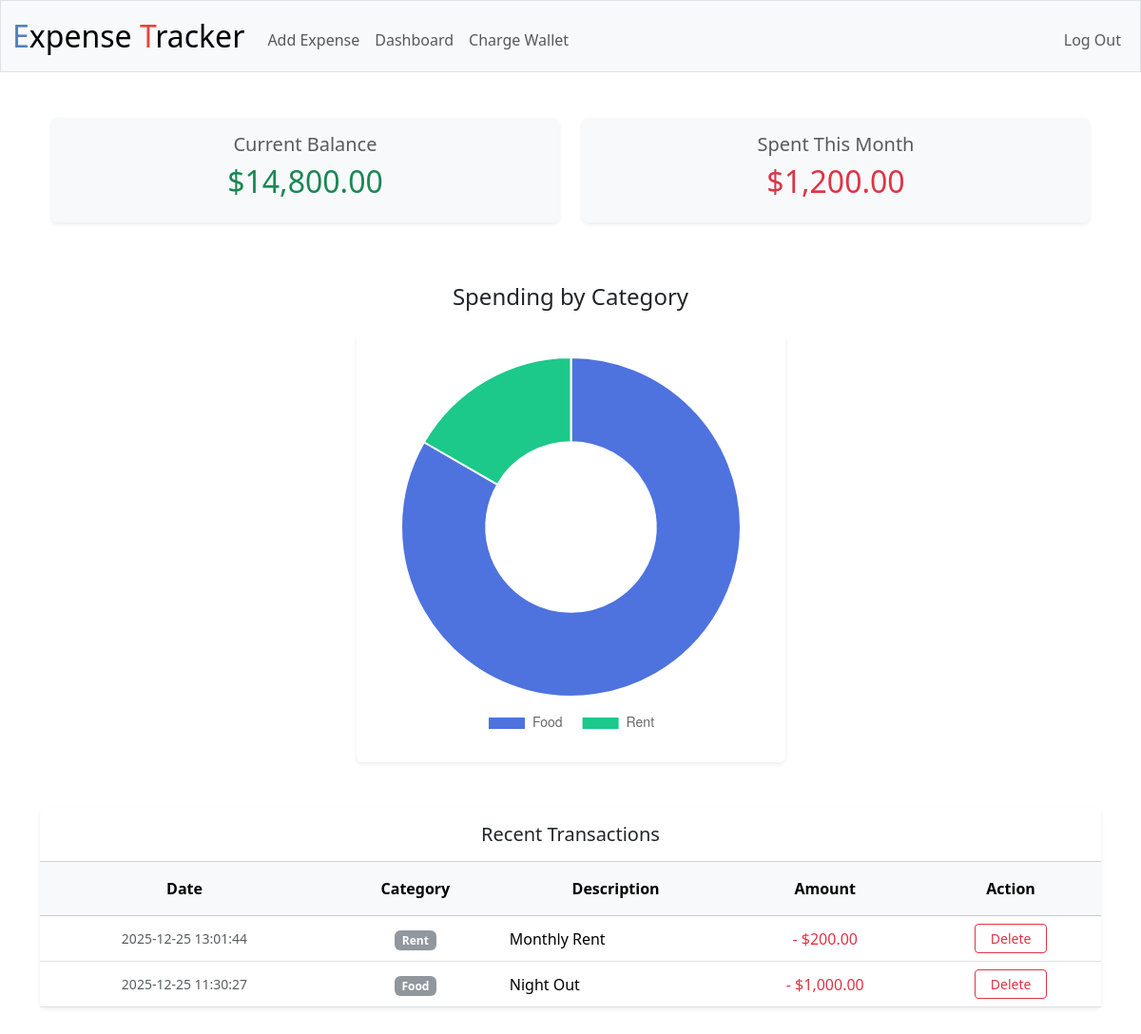
The page / (signed in) on the database its author committed.
### tables this page shows
CREATE TABLE expenses (
    id INTEGER PRIMARY KEY AUTOINCREMENT NOT NULL,
    user_id INTEGER NOT NULL,
    amount NUMERIC NOT NULL,
    category TEXT NOT NULL,
    description TEXT,
    date DATETIME DEFAULT CURRENT_TIMESTAMP,
    FOREIGN KEY(user_id) REFERENCES users(id)
);

### app.py (the view)
@app.route("/")
@login_required
def index():
    user_id = session["user_id"]
    user_rows = db.execute("SELECT cash FROM users WHERE id = ?", user_id)
    cash = user_rows[0]["cash"]
    expenses = db.execute("SELECT * FROM expenses WHERE user_id = ? ORDER BY date DESC", user_id)
    total_spent_query = db.execute(
        "SELECT SUM(amount) AS total FROM expenses WHERE user_id = ? AND date >= date('now', 'start of month')",
        user_id
    )
    total_spent = total_spent_query[0]["total"] if total_spent_query[0]["total"] else 0
    chart_rows = db.execute(
        "SELECT category, SUM(amount) AS total FROM expenses "
        "WHERE user_id = ? AND date >= date('now', 'start of month') "
        "GROUP BY category",
        user_id
    )
    chart_labels = [row["category"] for row in chart_rows]
    chart_values = [row["total"] for row in chart_rows]
    return render_template("index.html",
                           cash=usd(cash),
                           expenses=expenses,
                           total_spent=usd(total_spent),
                           labels=chart_labels,
                           values=chart_values)

### app.py (called while the page is built)
@app.after_request
def after_request(response):
    response.headers["Cache-Control"] = "no-cache, no-store, must-revalidate"
    response.headers["Expires"] = 0
    response.headers["Pragma"] = "no-cache"
    return response

### helpers.py (called while the page is built)
def login_required(f):
    @wraps(f)
    def decorated_function(*args, **kwargs):
        if session.get("user_id") is None:
            return redirect("/login")
        return f(*args, **kwargs)
    return decorated_function

def usd(value):
    return f"${value:,.2f}"

### templates/index.html (shortened to what this page needs)
{% extends "layout.html" %}
{% block main %}
    <div class="container text-center mb-5">
        <div class="row">
            <div class="col-md-6 mb-3">
                <div class="card shadow-sm border-0 bg-light">
                    <div class="card-body">
                        <h5 class="card-title text-muted font-weight-bold">Current Balance</h5>
                        <h2 class="text-success font-weight-bold">{{ cash }}</h2>
                    </div>
                </div>
            </div>
            <div class="col-md-6 mb-3">
                <div class="card shadow-sm border-0 bg-light">
                    <div class="card-body">
                        <h5 class="card-title text-muted font-weight-bold">Spent This Month</h5>
                        <h2 class="text-danger font-weight-bold">{{ total_spent }}</h2>
                    </div>
                </div>
            </div>
        </div>
    </div>
    <div class="row justify-content-center mb-5">
        <div class="col-md-8 col-lg-5 text-center">
            <h4 class="mb-4">Spending by Category</h4>
            <div class="card shadow-sm p-4 border-0">
                <canvas id="expenseChart"></canvas>
            </div>
        </div>
    </div>
    <div class="card shadow-sm border-0">
        <div class="card-header bg-white py-3">
            <h5 class="mb-0 font-weight-bold">Recent Transactions</h5>
        </div>
        <div class="table-responsive">
            <table class="table table-hover align-middle mb-0">
                <thead class="table-light">
                    <tr>
                        <th class="py-3">Date</th>
                        <th class="py-3">Category</th>
                        <th class="py-3">Description</th>
                        <th class="py-3">Amount</th>
                        <th class="py-3">Action</th>
                    </tr>
                </thead>
                <tbody>
                    {% for expense in expenses %}
                        <tr>
                            <td class="text-muted small">{{ expense.date }}</td>
                            <td><span class="badge bg-secondary opacity-75">{{ expense.category }}</span></td>
                            <td class="text-start">{{ expense.description }}</td>
                            <td class="text-danger font-weight-bold">- {{ expense.amount | usd }}</td>
                            <td>
                                <form action="/delete" method="post">
                                    <button class="btn btn-sm btn-outline-danger px-3" type="submit">Delete</button>
                                </form>
                            </td>
                        </tr>
                    {% else %}
                        <tr>
                            <td colspan="5" class="text-center py-4 text-muted">No expenses recorded yet.</td>
                        </tr>
                    {% endfor %}
                </tbody>
            </table>
        </div>
    </div>
    <script>
        document.addEventListener('DOMContentLoaded', function() {
            // Parse data passed from Flask/Jinja2
            const labels = {{ labels | tojson }};
            const values = {{ values | tojson }};
            // Select canvas context
            const ctx = document.getElementById('expenseChart').getContext('2d');
            // Initialize Chart.js
            new Chart(ctx, {
                type: 'doughnut', // Clean and modern visualization
                data: {
                    labels: labels,
                    datasets: [{
                        label: 'Spending',
                        data: values,
                        backgroundColor: [
                            '#4e73df', '#1cc88a', '#36b9cc',
                            '#f6c23e', '#e74a3b', '#858796'
                        ],
                        hoverBackgroundColor: [
                            '#2e59d9', '#17a673', '#2c9faf',
                            '#dda20a', '#be2617', '#60616f'
                        ],
                        hoverOffset: 10,
                        borderWidth: 2
                    }]
                },
                options: {
                    maintainAspectRatio: false,
                    responsive: true,
                    plugins: {
                        legend: {
                            position: 'bottom',
                            labels: {
                                padding: 20,
                                font: {
                                    size: 14
                                }
                            }
                        },
                        tooltip: {
                            callbacks: {
                                label: function(context) {
                                    return ` ${context.label}: $${context.parsed.toFixed(2)}`;
                                }
                            }
                        }
                    }
                }
            });
        });
    </script>
{% endblock %}

### templates/layout.html (shortened to what this page needs)
<!DOCTYPE html>
<html lang="en">
    <head>
        <link href="https://cdn.jsdelivr.net/npm/bootstrap@5.3.3/dist/css/bootstrap.min.css" rel="stylesheet">
        <link href="/static/styles.css" rel="stylesheet">
    </head>
    <body>
        <nav class="bg-light border navbar navbar-expand-md navbar-light">
            <div class="container-fluid">
                <a class="navbar-brand" href="/"><span class="blue">E</span>xpense <span class="red">T</span>racker</a>
                <div class="collapse navbar-collapse" id="navbar">
                    {% if session["user_id"] %}
                        <ul class="navbar-nav me-auto mt-2">
                            <li class="nav-item"><a class="nav-link" href="/add">Add Expense</a></li>
                            <li class="nav-item"><a class="nav-link" href="/">Dashboard</a></li>
                            <li class="nav-item"><a class="nav-link" href="/charge">Charge Wallet</a></li>
                        </ul>
                        <ul class="navbar-nav ms-auto mt-2">
                            <li class="nav-item"><a class="nav-link" href="/logout">Log Out</a></li>
                        </ul>
                    {% else %}
                        <ul class="navbar-nav ms-auto mt-2">
                            <li class="nav-item"><a class="nav-link" href="/register">Register</a></li>
                            <li class="nav-item"><a class="nav-link" href="/login">Log In</a></li>
                        </ul>
                    {% endif %}
                </div>
            </div>
        </nav>
        <main class="container py-5 text-center">
            {% block main %}{% endblock %}
        </main>
    </body>
</html>

### static/styles.css (style rules this page uses)
nav .navbar-brand { font-size: xx-large; }
nav .navbar-brand .blue { color: #537fbe; }
nav .navbar-brand .red { color: #ea433b; }
table { background-color: transparent; margin-bottom: 1rem; width: 100%; }

### rows shown on the page
expenses: date "2025-12-25 13:01:44", category "Rent", description "Monthly Rent", amount "$200.00"
expenses: date "2025-12-25 11:30:27", category "Food", description "Night Out", amount "$1,000.00"

### other values the page prints
{{ cash }} "$14,800.00"
{{ total_spent }} "$1,200.00"
chart data {{ labels | tojson }} ["Food", "Rent"]
chart data {{ values | tojson }} [1000, 200]
